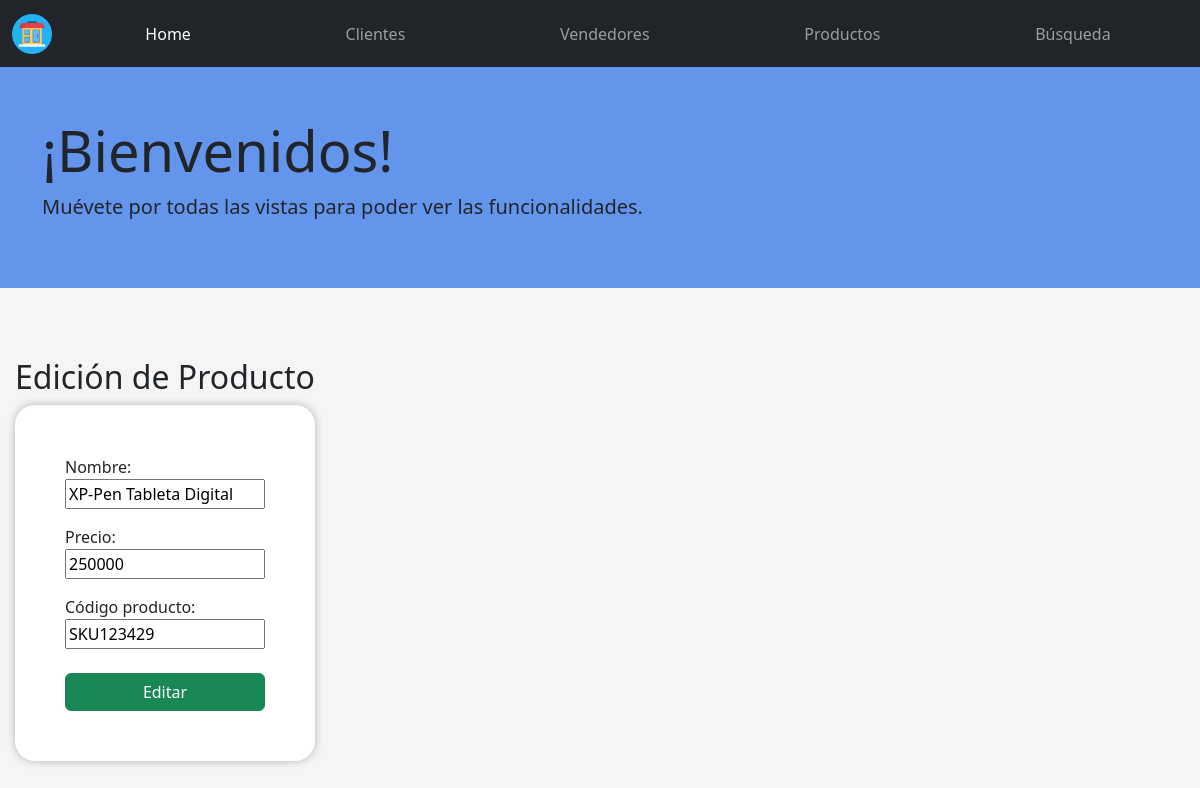
The app's page /producto_editar/7// with its own data.
### App/models.py (models this page shows, shortened)
class Products(models.Model):
    name = models.CharField(max_length=255, verbose_name="Nombre")
    price = models.DecimalField(max_digits=8, decimal_places=0, verbose_name="Precio")
    sku = models.CharField(max_length=50, unique=True, verbose_name="Código producto")
    class Meta:
        verbose_name = "producto"
        verbose_name_plural = "productos"

### App/views.py (the view, shortened to what this page needs)
# urls.py: path('producto_editar/<int:id_producto>//', producto_editar, name='producto_editar'),
def producto_editar(request, id_producto):
    producto = Products.objects.get(id=id_producto)
    if(request.method == 'GET'):
        form = ProductoForm(instance=producto)
        return render(request, './app/producto_editar.html', {"form": form, 'producto': producto})

### App/forms.py
class ProductoForm(forms.ModelForm):
    class Meta:
        model = Products
        fields = ['name', 'price', 'sku']

### App/templates/app/producto_editar.html (shortened to what this page needs)
{% extends "app/base.html" %}
{% block content %}
<div class="row">
    <div class="col">
        <h2>Edición de Producto</h2>
        {% if messages %}
            {% for message in messages %}
                <div class="alert alert-{{ message.tags }} mensajes">
                    {{ message }}
                </div>
            {% endfor %}
            <a href="{% url 'producto' %}">Regresar a vista de Productos</a>
        {% else %}
            <form method="post" class="creacion">
                {{ form.as_p }}
                <input class="btn btn-success mt-2 w-100" type="submit" value="Editar" />
            </form>
        {% endif %}
    </div>
</div>
{% endblock %}

### App/static/app/css/styles.css (style rules this page uses)
body { background-color: whitesmoke; }
form.creacion { background-color: white; width: 100%; max-width: 300px; padding: 50px; border-radius: 20px; box-shadow: 0px 0px 8px 0px rgb(0 0 0 / 27%); }
form.creacion input { width: 100%; }

### records on screen
Products: name "XP-Pen Tableta Digital", price "250000", sku "SKU123429"
